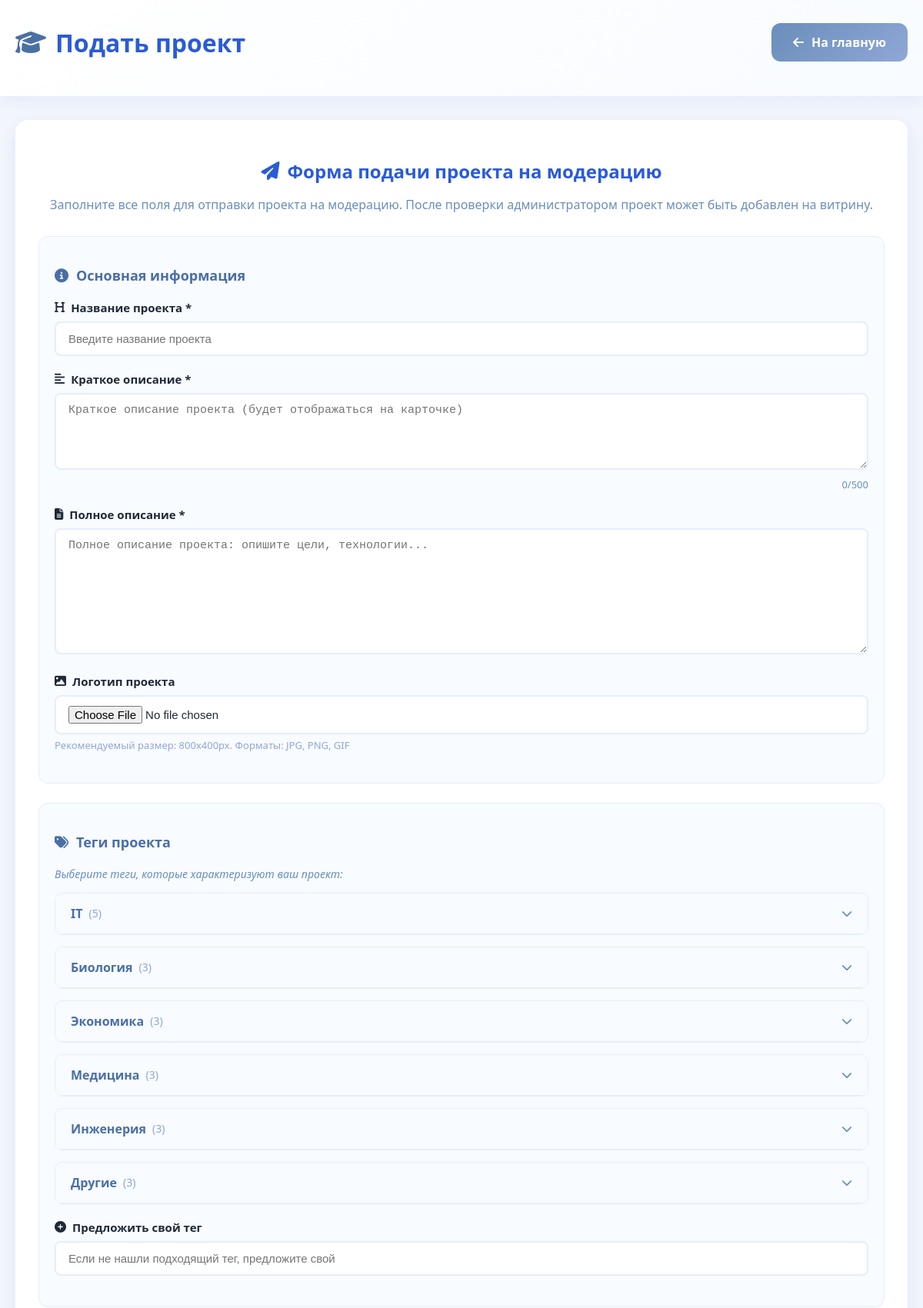
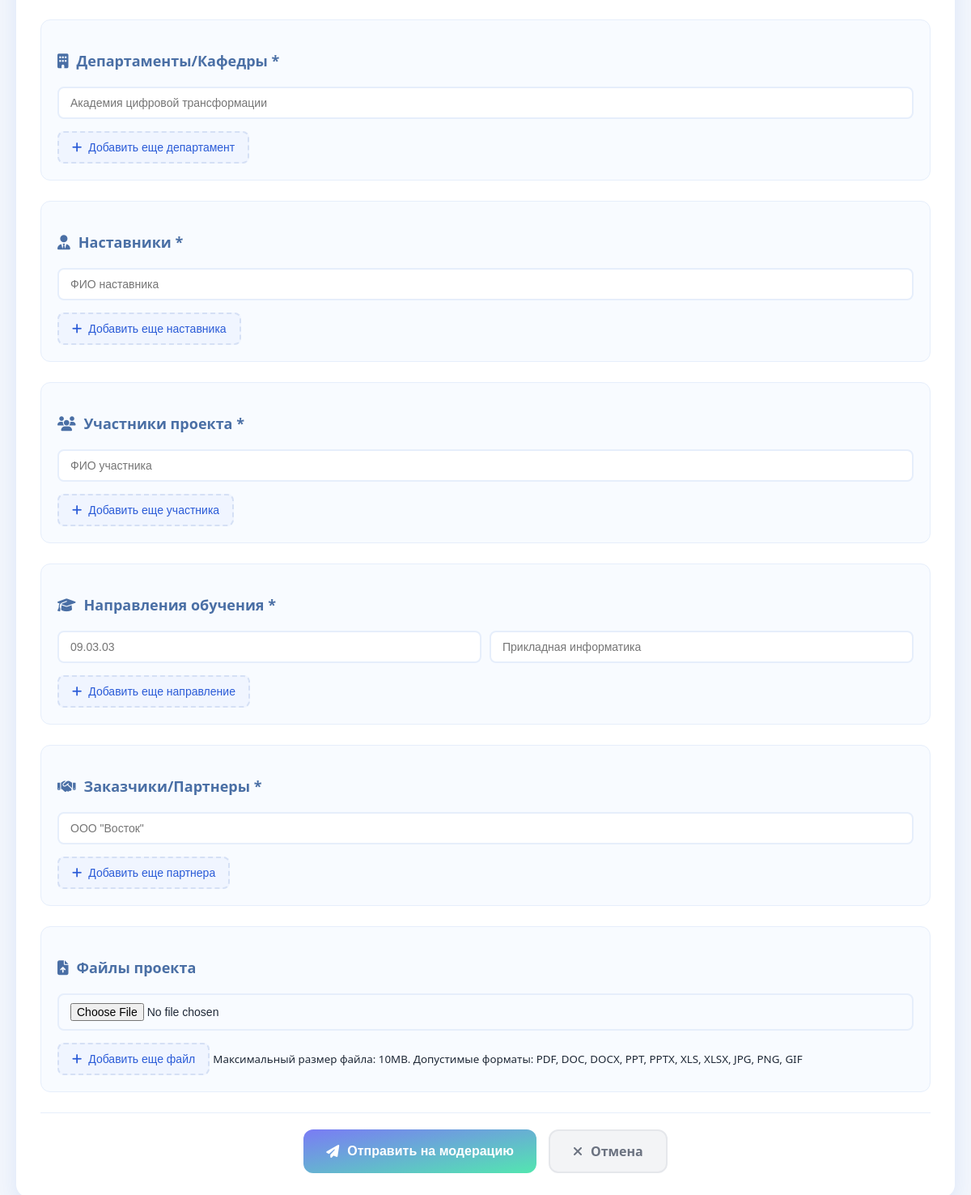
The page /submit_project on the database its author committed (2 pictures, top to bottom).
### tables this page shows
CREATE TABLE tags (
    id INTEGER PRIMARY KEY AUTOINCREMENT,
    name TEXT NOT NULL UNIQUE,
    category TEXT NOT NULL
);

### app.py (the view)
@app.route('/submit_project', methods=['GET'])
def submit_project_form():
    conn = get_db_connection()
    tags_grouped = fetch_all_tags_grouped(conn)
    conn.close()
    return render_template('form.html', tags_grouped=tags_grouped, is_student=True)

### app.py (called while the page is built)
def get_db_connection():
    conn = sqlite3.connect(DB_PATH, timeout=30, check_same_thread=False)
    conn.row_factory = sqlite3.Row
    conn.create_function("LOWER", 1, lambda s: s.lower() if s else s)
    conn.execute('PRAGMA foreign_keys = ON;')
    return conn

def fetch_all_tags_grouped(conn):
    cur = conn.cursor()
    try:
        cur.execute("SELECT id, name, category FROM tags")
        rows = cur.fetchall()
    except Exception:
        return {}
    grouped = {}
    for r in rows:
        cat = r['category'] or 'Другие'
        grouped.setdefault(cat, []).append(dict(id=r['id'], name=r['name']))
    return grouped

### templates/form.html (shortened to what this page needs)
<!DOCTYPE html>
<html lang="ru">
<head>
    <link rel="stylesheet" href="{{ url_for('static', filename='css/style.css') }}">
    <link rel="stylesheet" href="{{ url_for('static', filename='css/forms.css') }}">
    <link rel="stylesheet" href="https://cdnjs.cloudflare.com/ajax/libs/font-awesome/6.4.0/css/all.min.css">
</head>
<body>
<header class="header">
    <div class="container">
        <div class="header-top">
            <h1 class="title">
                <i class="fas fa-graduation-cap"></i>
                {% if is_student %}Подать проект{% else %}Создать проект{% endif %}
            </h1>
            <div class="header-buttons">
                <a href="{{ url_for('index') }}" class="back-to-main-btn">
                    <i class="fas fa-arrow-left"></i>
                    На главную
                </a>
            </div>
        </div>
    </div>
</header>
<main class="main">
    <div class="container">
        <div class="form-container">
            <div class="form-header">
                <h2>
                    <i class="fas fa-paper-plane"></i>
                    {% if is_student %}Форма подачи проекта на модерацию{% else %}Форма создания проекта{% endif %}
                </h2>
                <p>
                    {% if is_student %}
                    Заполните все поля для отправки проекта на модерацию. После проверки администратором проект может быть добавлен на витрину.
                    {% else %}
                    Заполните поля для создания нового проекта.
                    {% endif %}
                </p>
            </div>
            <form method="POST" action="{% if is_student %}{{ url_for('submit_project') }}{% else %}{{ url_for('admin_create') }}{% endif %}"
                  enctype="multipart/form-data" class="project-form">
                <div class="form-section">
                    <h3><i class="fas fa-info-circle"></i> Основная информация</h3>
                    <div class="form-group">
                        <label for="title">
                            <i class="fas fa-heading"></i> Название проекта *
                        </label>
                        <input type="text" id="title" name="title" required
                               placeholder="Введите название проекта" maxlength="200">
                    </div>
                    <div class="form-group">
                        <label for="short_description">
                            <i class="fas fa-align-left"></i> Краткое описание *
                        </label>
                        <textarea id="short_description" name="short_description" required
                                  placeholder="Краткое описание проекта (будет отображаться на карточке)"
                                  rows="4" maxlength="500"></textarea>
                        <div class="char-count" id="short_desc_count">0/500</div>
                    </div>
                    <div class="form-group">
                        <label for="description">
                            <i class="fas fa-file-alt"></i> Полное описание *
                        </label>
                        <textarea id="description" name="description" required
                                  placeholder="Полное описание проекта: опишите цели, технологии..."
                                  rows="8"></textarea>
                    </div>
                    <div class="form-group">
                        <label for="logo">
                            <i class="fas fa-image"></i> Логотип проекта
                        </label>
                        <input type="file" id="logo" name="logo" accept="image/*">
                        <small>Рекомендуемый размер: 800x400px. Форматы: JPG, PNG, GIF</small>
                    </div>
                </div>
                <div class="form-section">
                    <h3><i class="fas fa-tags"></i> Теги проекта</h3>
                    <p class="form-help">Выберите теги, которые характеризуют ваш проект:</p>
                    {% if tags_grouped %}
                    <div class="tags-container">
                        {% for category, tags in tags_grouped.items() %}
                        <div class="tag-category-form">
                            <div class="category-header" onclick="toggleCategory(this)">
                                <h4>{{ category }} <span class="tag-count">({{ tags|length }})</span></h4>
                                <i class="fas fa-chevron-down category-icon"></i>
                            </div>
                        </div>
                        {% endfor %}
                    </div>
                    {% endif %}
                    <div class="form-group">
                        <label for="custom_tag">
                            <i class="fas fa-plus-circle"></i> Предложить свой тег
                        </label>
                        <input type="text" id="custom_tag" name="custom_tag"
                               placeholder="Если не нашли подходящий тег, предложите свой">
                    </div>
                </div>
                <div class="form-section">
                    <h3><i class="fas fa-building"></i> Департаменты/Кафедры *</h3>
                    <div class="dynamic-fields" id="departments-container">
                        <div class="dynamic-field-group first-field">
                            <input type="text" name="departments[]" placeholder="Академия цифровой трансформации" required>
                        </div>
                    </div>
                    <button type="button" class="add-field-btn" onclick="addField('departments')">
                        <i class="fas fa-plus"></i> Добавить еще департамент
                    </button>
                </div>
                <div class="form-section">
                    <h3><i class="fas fa-user-tie"></i> Наставники *</h3>
                    <div class="dynamic-fields" id="mentors-container">
                        <div class="dynamic-field-group first-field">
                            <input type="text" name="mentors[]" placeholder="ФИО наставника" required>
                        </div>
                    </div>
                    <button type="button" class="add-field-btn" onclick="addField('mentors')">
                        <i class="fas fa-plus"></i> Добавить еще наставника
                    </button>
                </div>
                <div class="form-section">
                    <h3><i class="fas fa-users"></i> Участники проекта *</h3>
                    <div class="dynamic-fields" id="participants-container">
                        <div class="dynamic-field-group first-field">
                            <input type="text" name="participants[]" placeholder="ФИО участника" required>
                        </div>
                    </div>
                    <button type="button" class="add-field-btn" onclick="addField('participants')">
                        <i class="fas fa-plus"></i> Добавить еще участника
                    </button>
                </div>
                <div class="form-section">
                    <h3><i class="fas fa-graduation-cap"></i> Направления обучения *</h3>
                    <div class="dynamic-fields" id="majors-container">
                        <div class="dynamic-field-group major-group first-field">
                            <input type="text" name="major_codes[]" placeholder="09.03.03" required>
                            <input type="text" name="major_profiles[]" placeholder="Прикладная информатика" required>
                        </div>
                    </div>
                    <button type="button" class="add-field-btn" onclick="addField('majors')">
                        <i class="fas fa-plus"></i> Добавить еще направление
                    </button>
                </div>
                <div class="form-section">
                    <h3><i class="fas fa-handshake"></i> Заказчики/Партнеры *</h3>
                    <div class="dynamic-fields" id="partners-container">
                        <div class="dynamic-field-group first-field">
                            <input type="text" name="partners[]" placeholder='ООО "Восток"' required>
                        </div>
                    </div>
                    <button type="button" class="add-field-btn" onclick="addField('partners')">
                        <i class="fas fa-plus"></i> Добавить еще партнера
                    </button>
                </div>
                <div class="form-section">
                    <h3><i class="fas fa-file-upload"></i> Файлы проекта</h3>
                    <div class="dynamic-fields" id="files-container">
                        <div class="dynamic-field-group file-group first-field">
                            <input type="file" name="project_files[]">
                        </div>
                    </div>
                    <button type="button" class="add-field-btn" onclick="addField('files')">
                        <i class="fas fa-plus"></i> Добавить еще файл
                    </button>
                    <small>Максимальный размер файла: 10MB. Допустимые форматы: PDF, DOC, DOCX, PPT, PPTX, XLS, XLSX, JPG, PNG, GIF</small>
                </div>
                <div class="form-actions">
                    <button type="submit" class="submit-btn">
                        <i class="fas fa-paper-plane"></i>
                        {% if is_student %}Отправить на модерацию{% else %}Создать проект{% endif %}
                    </button>
                    <a href="{{ url_for('index') }}" class="cancel-btn">
                        <i class="fas fa-times"></i> Отмена
                    </a>
                </div>
            </form>
        </div>
    </div>
</main>
</body>
</html>

### static/css/style.css (style rules this page uses)
* { box-sizing: border-box; }
body { margin: 0; font-family: 'Segoe UI', Tahoma, Geneva, Verdana, sans-serif; background: #f2f6fc; color: #1f2937; }
.container { max-width: 1400px; margin: 0 auto; padding: 0 20px; }
.header { background: linear-gradient(135deg, #ffffff 0%, #f8fbff 100%); padding: 30px 0 20px; border-bottom: 1px solid #e6eefb; box-shadow: 0 4px 20px rgba(42, 91, 215, 0.08); }
.header-top { display: flex; justify-content: space-between; align-items: center; margin-bottom: 25px; gap: 20px; }
.title { margin: 0; font-size: 32px; color: #2a5bd7; display: flex; align-items: center; gap: 12px; font-weight: 700; flex: 1; }
.title i { color: #4A6FA5; }
.header-buttons { display: flex; gap: 12px; }

### static/css/forms.css (style rules this page uses)
.form-container { background: white; border-radius: 16px; padding: 30px; box-shadow: 0 8px 24px rgba(42, 91, 215, 0.1); margin: 30px 0; }
.form-header { text-align: center; margin-bottom: 30px; }
.form-header h2 { color: #2a5bd7; margin-bottom: 10px; display: flex; align-items: center; justify-content: center; gap: 10px; }
.form-header p { color: #6A8EBB; font-size: 16px; }
.form-section { background: #f8fbff; border-radius: 12px; padding: 20px; margin-bottom: 25px; border: 1px solid #e6eefb; }
.form-section h3 { color: #4A6FA5; margin-bottom: 20px; display: flex; align-items: center; gap: 10px; font-size: 18px; }
.form-help { color: #6A8EBB; font-size: 14px; margin-bottom: 15px; font-style: italic; }
.form-group { margin-bottom: 20px; }
.form-group label { display: flex; align-items: center; gap: 8px; color: #1f2937; font-weight: 600; margin-bottom: 8px; font-size: 15px; }
.form-group input[type="text"], .form-group input[type="file"], .form-group textarea { width: 100%; padding: 12px 16px; border: 2px solid #e6eefb; border-radius: 8px; font-size: 15px; transition: all 0.3s ease; background: white; }
.form-group textarea { resize: vertical; min-height: 100px; }
.form-group small { display: block; color: #8FA7D6; font-size: 13px; margin-top: 5px; }
.char-count { text-align: right; font-size: 13px; color: #6A8EBB; margin-top: 5px; }
.tags-container { margin-bottom: 20px; }
.tag-category-form { margin-bottom: 15px; background: white; border-radius: 10px; border: 1px solid #e6eefb; overflow: hidden; }
.category-header { display: flex; justify-content: space-between; align-items: center; padding: 15px 20px; cursor: pointer; background: #f8fbff; border-bottom: 1px solid #e6eefb; transition: all 0.3s ease; }
.category-header h4 { color: #4A6FA5; margin: 0; font-size: 16px; font-weight: 600; display: flex; align-items: center; gap: 8px; }
.tag-count { color: #8FA7D6; font-size: 14px; font-weight: normal; }
.category-icon { color: #6A8EBB; font-size: 14px; transition: transform 0.3s ease; }
.dynamic-fields { margin-bottom: 15px; }
.dynamic-field-group { display: flex; gap: 10px; margin-bottom: 10px; align-items: center; }
.dynamic-field-group.first-field { gap: 0; }
.dynamic-field-group input { flex: 1; padding: 10px 14px; border: 2px solid #e6eefb; border-radius: 8px; font-size: 14px; }
.dynamic-field-group.major-group input, .dynamic-field-group.file-group input { flex: 1; }
.dynamic-field-group.major-group { flex-wrap: wrap; }
.dynamic-field-group.major-group.first-field { gap: 10px; }
.add-field-btn { background: #f0f5ff; color: #2a5bd7; border: 2px dashed #d5e0f5; border-radius: 8px; padding: 10px 16px; font-size: 14px; cursor: pointer; transition: all 0.2s ease; display: inline-flex; align-items: center; gap: 8px; }
.form-actions { display: flex; gap: 15px; justify-content: center; padding-top: 20px; border-top: 1px solid #e6eefb; }
.submit-btn, .cancel-btn, .back-to-main-btn { padding: 14px 28px; border-radius: 12px; text-decoration: none; font-weight: 600; transition: all 0.3s ease; display: inline-flex; align-items: center; gap: 10px; font-size: 16px; }
.submit-btn { background: linear-gradient(to bottom right, #7a7bf5, #53e6b0); color: white; border: none; cursor: pointer; }
.cancel-btn { background: #f3f4f6; color: #6b7280; border: 2px solid #e5e7eb; }
.back-to-main-btn { background: linear-gradient(135deg, #6A8EBB 0%, #8FA7D6 100%); color: white; }

### rows shown on the page
tags: category "IT", tags "5"
tags: category "Биология", tags "3"
tags: category "Экономика", tags "3"
tags: category "Медицина", tags "3"
tags: category "Инженерия", tags "3"
tags: category "Другие", tags "3"
